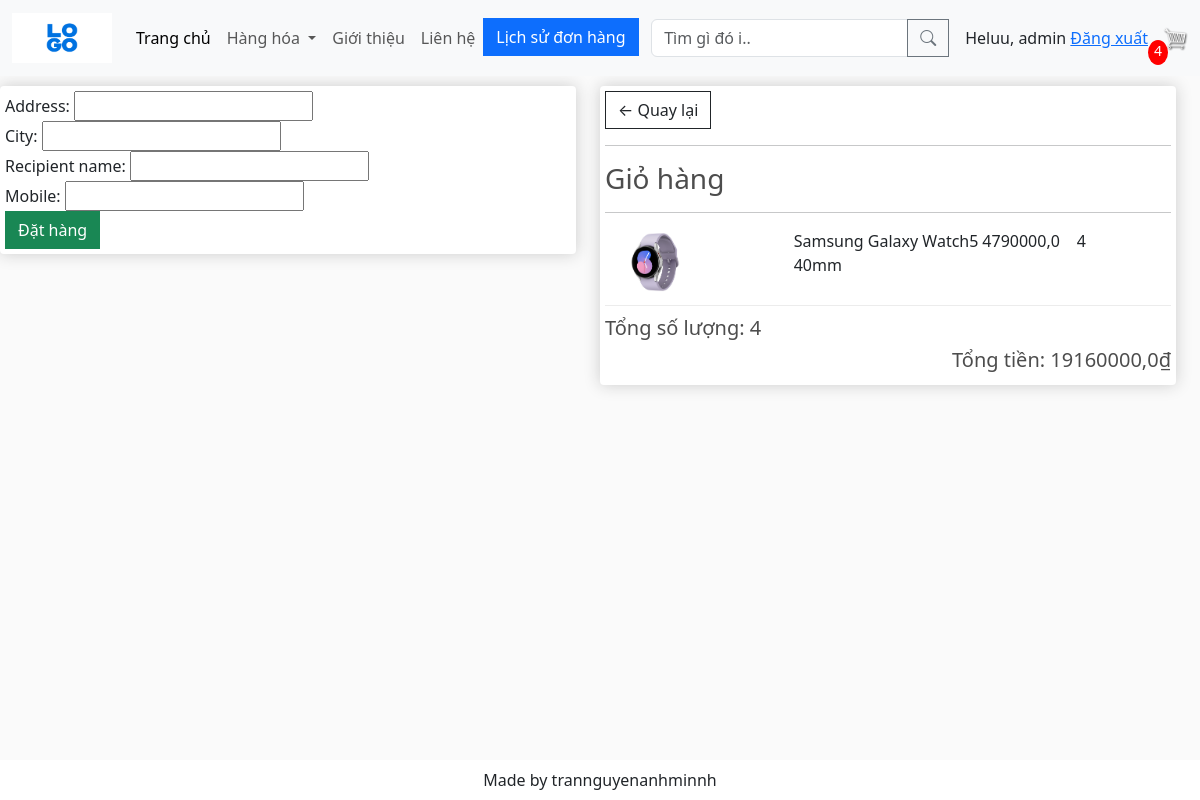
Before: /checkout/ (signed in) with the older database file.
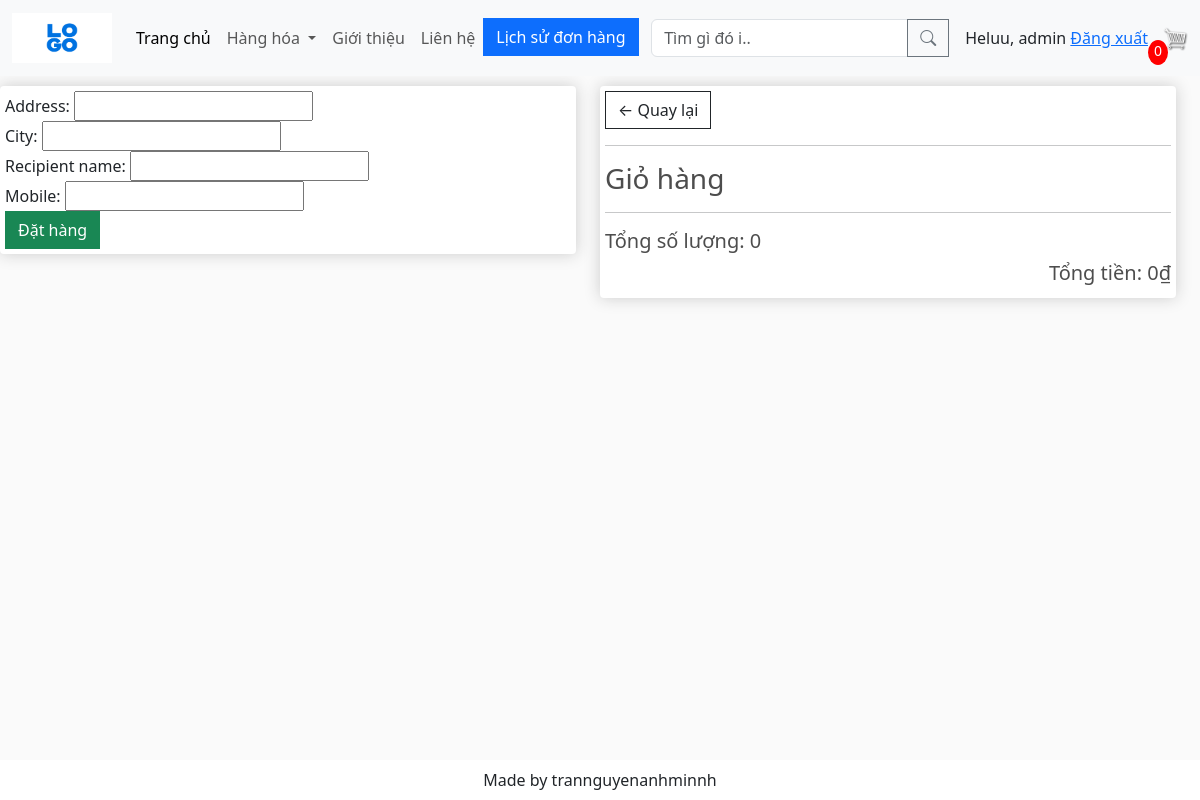
After: the same page with the newer database file.
### app/models.py (models this page shows, shortened)
class OrderItem(models.Model):
    product = models.ForeignKey(Product, on_delete=models.SET_NULL, null=True, blank=True)
    order = models.ForeignKey(Order, on_delete=models.SET_NULL, null=True, blank=True)
    quantity = models.IntegerField(default=0, null=True, blank=False)
    date_added = models.DateTimeField(auto_now_add=True)
    @property
    def get_total(self):#giá trị tổng của một item trong giỏ hàng
        total = self.product.price * self.quantity
        return total

class Product(models.Model):
    category = models.ManyToManyField(Category,related_name='product')
    name = models.CharField(max_length=200, null=True)
    price = models.FloatField()
    quantity =models.PositiveIntegerField(default=0)
    digital = models.BooleanField(default=False, null=True, blank=False)
    image = models.ImageField(null=True, blank=True)
    supimage = models.ImageField(null=True, blank=True)
    detail = models.TextField(blank=True, null=True)
    @property
    def ImageURL(self):
        try:
            url = self.image.url
        except:
            url = ''
        return url

class Order(models.Model):
    customer = models.ForeignKey(User, on_delete=models.SET_NULL, null=True, blank=True)
    date_order = models.DateTimeField(auto_now_add=True)
    complete = models.BooleanField(default=False, null=True, blank=False)
    transaction_id = models.CharField(max_length=200, null=True)
    @property
    def get_cart_items(self):# tính tổng số lượng sản phẩm trong giỏ hàng
        orderitems = self.orderitem_set.all()
        total = sum([item.quantity for item in orderitems])
        return total
    @property
    def get_cart_total(self):#Tính tổng giá trị giỏ hàng.
        orderitems = self.orderitem_set.all()
        total = sum([item.get_total for item in orderitems])
        return total

### app/views.py (the view)
# urls.py: path('checkout/',views.checkout, name="checkout"),
def checkout(request):
    if request.user.is_authenticated:
        customer = request.user
        order, created = Order.objects.get_or_create(customer=customer, complete=False)
        items = order.orderitem_set.all()
        cartItems = order.get_cart_items
        categories = Category.objects.filter(is_sub=False)
        if request.method == 'POST':
            shipping_address_form = ShippingAddressForm(request.POST)
            if shipping_address_form.is_valid():
                address = shipping_address_form.cleaned_data['address']
                city = shipping_address_form.cleaned_data['city']
                recipient_name = shipping_address_form.cleaned_data['recipient_name']
                mobile = shipping_address_form.cleaned_data['mobile']
                for item in items:
                    product = item.product
                    if item.quantity > product.quantity:
                        messages.error(request, f"Sản phẩm '{product.name}' có số lượng không đủ.")
                        return redirect('checkout')
                shipping_address = ShippingAddress.objects.create(
                    customer=customer,
                    order=order,
                    address=address,
                    city=city,
                    recipient_name=recipient_name,
                    mobile=mobile
                )
                for item in items:
                    product = item.product
                    product.quantity -= item.quantity
                    product.save()
                order.complete = True
                order.save()
                new_order = Order.objects.create(customer=customer, complete=False)
                return redirect('thankyou')
            else:
                print(shipping_address_form.errors)
                messages.error(request, 'Vui lòng kiểm tra thông tin giao hàng.')
        else:
            shipping_address_form = ShippingAddressForm()
    else:
        items = []
        order = {'get_cart_items': 0, 'get_cart_total': 0}
        cartItems = order['get_cart_items']
        categories = Category.objects.filter(is_sub=False)
        messages.error(request, 'Vui lòng đăng nhập để tiếp tục mua sắm!')
    context = {'items': items, 'order': order, 'cartItems': cartItems, 'categories': categories}
    context['shipping_address_form'] = shipping_address_form
    return render(request, 'app/checkout.html', context)

### app/forms.py
class ShippingAddressForm(forms.Form):
    address = forms.CharField(max_length=200, required=True)
    city = forms.CharField(max_length=200, required=True)
    recipient_name = forms.CharField(max_length=200, required=True)
    phone_regex = RegexValidator(
        regex=r'^\d{10}$',
        message="Vui lòng nhập đúng",
    )
    mobile = forms.CharField(
        validators=[phone_regex],
        max_length=10,
        required=True,
        error_messages={
            'invalid': 'Vui lòng nhập đúng số điện thoại.',
        }
    )

### app/templates/app/checkout.html (shortened to what this page needs)
{% extends 'app/base.html' %}
{% load static %}
{% block content_checkout %}
<div class="row" style='width: 100%;'>
	<div class="col-lg-6">
		<div class="box-element" id="form-wrapper">
			<form method="POST">
				{% for field in shipping_address_form %}
				<div class="fieldWrapper">
					{{ field.label_tag }} {{ field }}
				</div>
				{% endfor %}
				<input id="form-button" class="btn btn-success btn-block" type="submit" value="Đặt hàng">
			</form>
		</div>
		<br>
	</div>
	<div class="col-lg-6">
		<div class="box-element">
			<a class="btn btn-outline-dark" href="{% url 'cart' %}">&#x2190; Quay lại</a>
			<hr>
			<h3>Giỏ hàng</h3>
			<hr>
			{%for item in items%}
			<div class="cart-row">
				<div style="flex:2"><img class="row-image" src="{{item.product.ImageURL}}"></div>
				<div style="flex:2">
					<p>{{item.product.name}}</p>
				</div>
				<div style="flex:1">
					<p>{{item.product.price}}</p>
				</div>
				<div style="flex:1">
					<p>{{item.quantity}}</p>
				</div>
			</div>
			{%endfor%}
			<div style="text-align: left;">
				<h5>Tổng số lượng: {{order.get_cart_items}}</h5>
			</div>
			<div style="text-align: right;">
				<h5>Tổng tiền: {{order.get_cart_total}}₫</h5>
			</div>
		</div>
	</div>
</div>
{% endblock content_checkout %}

### app/templates/app/base.html (shortened to what this page needs)
{% load static %}
<!DOCTYPE html>
<html lang="en">
<head>
  <link href="https://cdn.jsdelivr.net/npm/bootstrap@5.3.1/dist/css/bootstrap.min.css" rel="stylesheet"
>
  <link rel="stylesheet" href="{%static 'app/css/style.css' %}">
  <link rel="stylesheet" href="{%static 'app/css/owl.carousel.min' %}">
  <link rel="stylesheet" href="{%static 'app/css/all.min.css' %}">
  <link rel="stylesheet" href="{%static 'app/css/main.css' %}">
  <link rel="stylesheet" href="https://cdn.jsdelivr.net/npm/bootstrap-icons@1.10.5/font/bootstrap-icons.css">
</head>
<body>
  <nav class="navbar navbar-expand-lg bg-body-tertiary">
    <div class="container-fluid">
      <a class="navbar-brand" href="{%url 'home' %}">
        <img src="{%static 'app/images/logo.png' %}" width="100rem" height="50rem" alt="">
      </a>
      <div class="collapse navbar-collapse" id="navbarSupportedContent">
        <ul class="navbar-nav me-auto mb-2 mb-lg-0">
          <li class="nav-item">
            <a class="nav-link active" aria-current="page" href="#">Trang chủ</a>
          </li>
          <li class="nav-item dropdown">
            <a class="nav-link dropdown-toggle" href="#" role="button" data-bs-toggle="dropdown" aria-expanded="false">
              Hàng hóa
            </a>
          </li>
          <li class="nav-item">
            <a class="nav-link" href="#">Giới thiệu</a>
          </li>
          <li class="nav-item">
            <a class="nav-link" href="#">Liên hệ</a>
          </li>
          <li class="nav-item">
            <a href="{% url 'purchase_history' %}" class="btn btn-primary">Lịch sử đơn hàng</a>
          </li>
        </ul>
        <form class="d-flex" role="search" method=POST action="{% url 'search' %}">
          <div class="input-group mb-6 " style="margin-right: 1rem;">
            <input type="text" class="form-control" placeholder="Tìm gì đó i.."
            aria-label="Recipient's username" aria-describedby="button-addon2"type="search" placeholder="Search" aria-label="Search" name='searched'>
            <button class="btn btn-outline-secondary" type="submit" id="button-addon2"><i class="bi bi-search"></i></button>
          </div>
        </form>
      </div>
      {% if user.is_authenticated %}
      <div class="form-inline my-2 my-lg-0">
        <span>Heluu, {{ request.user }}</span>
        <span><a href="{% url 'logout' %}">Đăng xuất</a></span>
      </div>
      {% endif %}
      <div class="form-inline my-2 my-lg-0">
        <a href="{%url 'cart' %}"><img id="cart-icon" src="{%static 'app/images/cart.png' %}"
            style="position: relative;"></a>
        <p id="cart-total" style="position: absolute; top:2.5rem; right: 2rem;">{{cartItems}}</p>
      </div>
    </div>
  </nav>
  {% block content_checkout %}{% endblock content_checkout %}
  <footer class="container--fluid text-center fixed-bottom p-2 mt-5 " style="background-color: white;">
    Made by trannguyenanhminnh
  </footer>
</body>
</html>

Changed rows visible on the page:
no longer on this page (row edited): OrderItem: product.ImageURL (picture), product.name "Samsung Galaxy Watch5 40mm", product.price "4790000,0", quantity "4"
no longer on this page (row edited): Order: get_cart_items "4", get_cart_total "19160000,0"
added Order: get_cart_items "0", get_cart_total "0"
Other visible differences:
{{ cartItems }}: "4" → "0"
